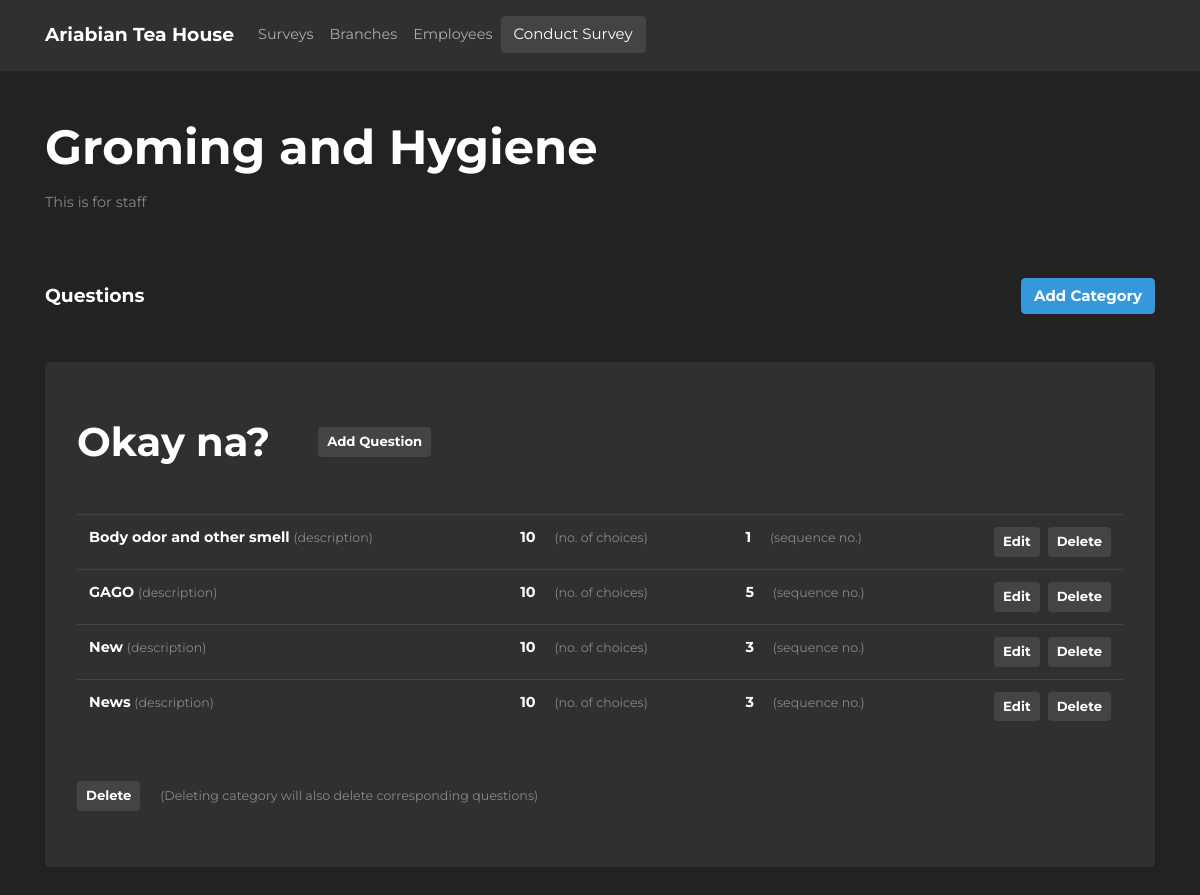
The app's page /surveys/1, older data.
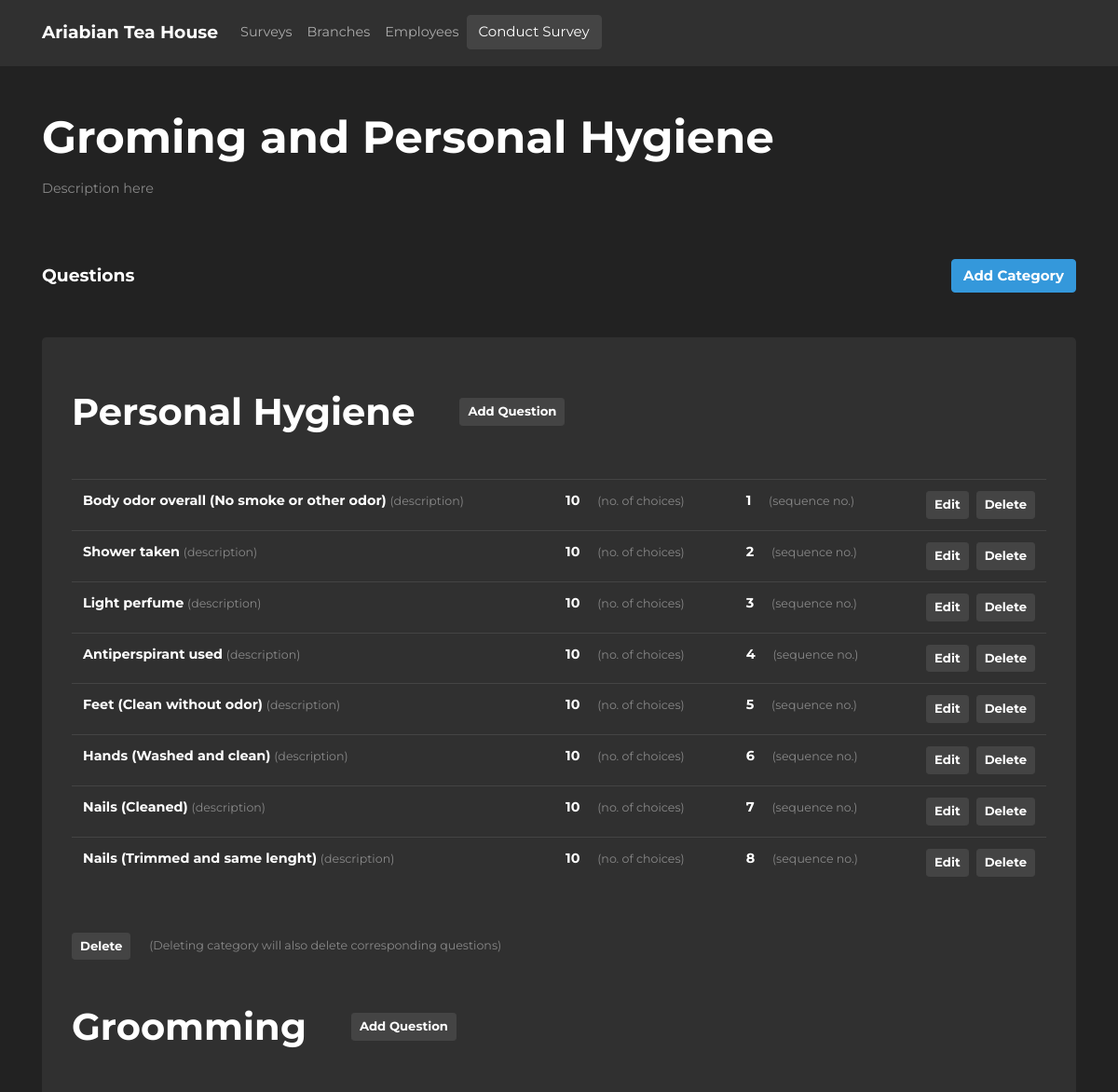
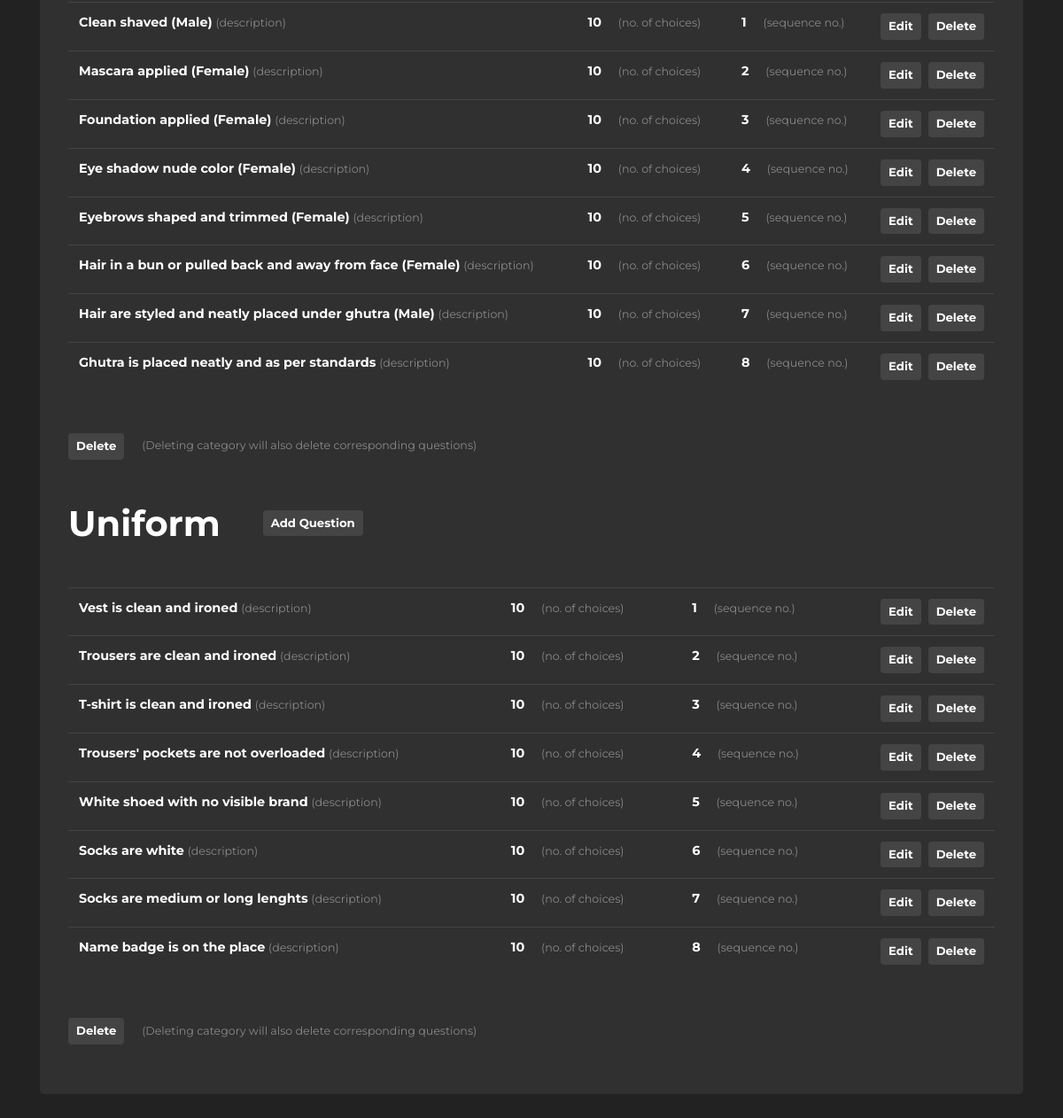
The same page, newer data (2 pictures, top to bottom).
### athsurveyapp/models/models.py (models this page shows, shortened)
class Survey(db.Model):
    __tablename__ = "survey"
    id = db.Column(db.Integer, primary_key=True)
    name = db.Column(db.String(255), nullable=False)
    description = db.Column(db.String(64), nullable=False)
    date_created = db.Column(db.DateTime(timezone=True), server_default=func.now())
    last_updated = db.Column(db.DateTime(timezone=True), onupdate=func.now())
    question_types = db.relationship(
        "QuestionType", backref="survey", cascade="all, delete-orphan"
    )

class QuestionType(db.Model):
    __tablename__ = "question_type"
    id = db.Column(db.Integer, primary_key=True)
    description = db.Column(db.String(64), nullable=False)
    date_created = db.Column(db.DateTime(timezone=True), server_default=func.now())
    last_updated = db.Column(db.DateTime(timezone=True), onupdate=func.now())
    survey_id = db.Column(db.Integer, db.ForeignKey("survey.id"), nullable=False)
    questions = db.relationship(
        "Question", backref="question_type", cascade="all, delete-orphan"
    )

class Question(db.Model):
    __tablename__ = "question"
    id = db.Column(db.Integer, primary_key=True)
    description = db.Column(db.String(64), nullable=False)
    is_required = db.Column(db.Boolean, nullable=False, default=False)
    sequence = db.Column(db.Integer, nullable=False)
    question_type_id = db.Column(
        db.Integer, db.ForeignKey("question_type.id"), nullable=False
    )
    choice_id = db.Column(db.Integer, db.ForeignKey("choice.id"), nullable=False)
    date_created = db.Column(db.DateTime(timezone=True), server_default=func.now())
    last_updated = db.Column(db.DateTime(timezone=True), onupdate=func.now())

class Choice(db.Model):
    __tablename__ = "choice"
    id = db.Column(db.Integer, primary_key=True)
    description = db.Column(db.String(64), nullable=False)
    value = db.Column(db.Integer)
    questions = db.relationship("Question", backref="choice")
    date_created = db.Column(db.DateTime(timezone=True), server_default=func.now())
    last_updated = db.Column(db.DateTime(timezone=True), onupdate=func.now())

### athsurveyapp/blueprints/survey/views.py (the view)
@survey_page.route("/<id>")
def survey_details(id):
    qt_form = QuestionTypeForm()
    question_form = QuestionForm()
    survey = Survey.query.get(id)
    print(survey)
    return render_template(
        "survey_details.html",
        survey=survey,
        qt_form=qt_form,
        question_form=question_form,
    )

### athsurveyapp/blueprints/survey/templates/survey_details.html (shortened to what the changed rows need)
{% extends 'layouts/base.html' %} {% block title %}ATH - Survey{% endblock %}  {%
block body %}
<div class="container">
  <div class="row justify-content-center align-items-center">
    <div class="col-12" data-surveyid="{{ survey.id }}">
      <h1 class="m-0 font-weight-bold" id="surveyName">{{ survey.name }}</h1>
      <p class="text-muted mt-3" id="surveyDescription">
        {{ survey.description }}
      </p>
    </div>
  </div>
  <div class="row mt-5">
    <div class="col-12">
      <div class="jumbotron py-2">
        {% if not survey.question_types %}
        <p class="font-weight-bold text-center my-5 text-muted">
          No categories
        </p>
        {% else %} {% for question_type in survey.question_types %}
        <div data-categoryid="{{question_type.id}}" class="mb-5">
          <div class="d-flex">
            <h2 class="font-weight-bold my-5 mr-5 survey-category">
              {{question_type.description}}
            </h2>
            <button
              class="
                btn btn-secondary btn-sm
                my-auto
                font-weight-bold
                add-question-btn
              "
              data-toggle="modal"
              data-target="#questionFormModal"
            >
              Add Question
            </button>
          </div>
          {% if question_type.questions %}
          <table class="table table-hover">
            <tbody>
              {% for question in question_type.questions %}
              <tr data-questionid="{{question.id}}">
                <td>
                  <span class="font-weight-bold"
                    >{{ question.description }}</span
                  >
                  <span class="text-muted small">(description)</span>
                </td>
                <td>
                  <span class="font-weight-bold col-4"
                    >{{question.choice.value}}</span
                  >
                  <span class="text-muted small">(no. of choices)</span>
                </td>
                <td>
                  <span class="font-weight-bold col-4"
                    >{{question.sequence}}</span
                  >
                  <span class="text-muted small">(sequence no.)</span>
                </td>
                <td>
                  <button
                    class="
                      btn btn-secondary btn-sm
                      font-weight-bold
                      float-right
                      delete-question-form-modal-btn
                    "
                    data-toggle="modal"
                    data-target="#deleteQuestionFormModal"
                  >
                    Delete
                  </button>
                  <button
                    class="
                      btn btn-secondary btn-sm
                      font-weight-bold
                      float-right
                      edit-question-form-modal-btn
                      mr-2
                    "
                    data-toggle="modal"
                    data-target="#questionFormModal"
                  >
                    Edit
                  </button>
                </td>
              </tr>
              {% endfor %}
            </tbody>
          </table>
          {% endif %}
          <div class="mt-5">
            <button
              class="
                btn btn-secondary btn-sm
                font-weight-bold
                delete-category-form-modal-btn
              "
              data-toggle="modal"
              data-target="#deleteCategoryFormModal"
            >
              Delete
            </button>
            <span class="small text-muted ml-3"
              >(Deleting category will also delete corresponding
              questions)</span
            >
          </div>
          {% endfor %} {% endif %}
        </div>
      </div>
    </div>
  </div>
</div>
{% endblock %}

Row changes from the older to the newer data that the page shows:
changed Survey: name "Groming and Hygiene" → "Groming and Personal Hygiene"; description "This is for staff" → "Description here"
changed QuestionType: description "Okay na?" → "Personal Hygiene"
changed Question: description "Body odor and other smell" → "Body odor overall (No smoke or other odor)"
changed Question: description "GAGO" → "Shower taken"; sequence "5" → "2"
changed Question: description "New" → "Light perfume"
changed Question: description "News" → "Antiperspirant used"; sequence "3" → "4"
added Question: description "Feet (Clean without odor)", choice.value "10", sequence "5", shown under QuestionType "Personal Hygiene"
added Question: description "Hands (Washed and clean)", choice.value "10", sequence "6", shown under QuestionType "Personal Hygiene"
added Question: description "Nails (Cleaned)", choice.value "10", sequence "7", shown under QuestionType "Personal Hygiene"
added Question: description "Nails (Trimmed and same lenght)", choice.value "10", sequence "8", shown under QuestionType "Personal Hygiene"
added QuestionType: description "Groomming"
added Question: description "Clean shaved (Male)", choice.value "10", sequence "1", shown under "Groomming"
added Question: description "Mascara applied (Female)", choice.value "10", sequence "2", shown under "Groomming"
added Question: description "Foundation applied (Female)", choice.value "10", sequence "3", shown under "Groomming"
added Question: description "Eye shadow nude color (Female)", choice.value "10", sequence "4", shown under "Groomming"
added Question: description "Eyebrows shaped and trimmed (Female)", choice.value "10", sequence "5", shown under "Groomming"
added Question: description "Hair in a bun or pulled back and away from face (Female)", choice.value "10", sequence "6", shown under "Groomming"
added Question: description "Hair are styled and neatly placed under ghutra (Male)", choice.value "10", sequence "7", shown under "Groomming"
added Question: description "Ghutra is placed neatly and as per standards", choice.value "10", sequence "8", shown under "Groomming"
added QuestionType: description "Uniform"
added Question: description "Vest is clean and ironed", choice.value "10", sequence "1", shown under "Uniform"
added Question: description "Trousers are clean and ironed", choice.value "10", sequence "2", shown under "Uniform"
added Question: description "T-shirt is clean and ironed", choice.value "10", sequence "3", shown under "Uniform"
added Question: description "Trousers' pockets are not overloaded", choice.value "10", sequence "4", shown under "Uniform"
added Question: description "White shoed with no visible brand", choice.value "10", sequence "5", shown under "Uniform"
added Question: description "Socks are white", choice.value "10", sequence "6", shown under "Uniform"
added Question: description "Socks are medium or long lenghts", choice.value "10", sequence "7", shown under "Uniform"
added Question: description "Name badge is on the place", choice.value "10", sequence "8", shown under "Uniform"
